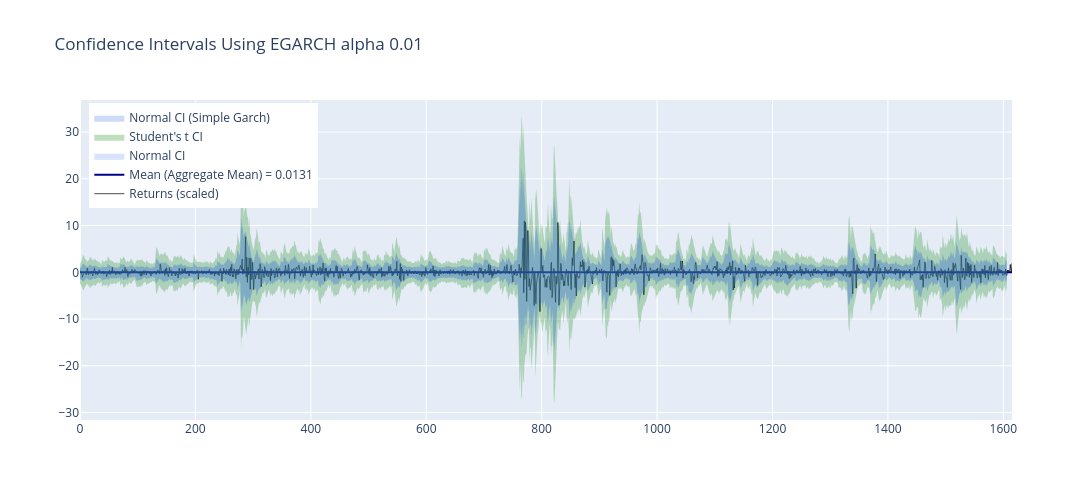

Notebook code for this chart:
### Code cell
import plotly.graph_objects as go
import numpy as np

# Create figure
fig = go.Figure()

# Add the returns line (scaled)
fig.add_trace(go.Scatter(
    x=np.arange(len(log_returns_usd_scaled)),
    y=log_returns_usd_scaled,
    mode='lines',
    name='Returns (scaled)',
    line=dict(color='black', width=1),
    opacity=0.7
))

# Add the mean line
fig.add_trace(go.Scatter(
    x=np.arange(len(simple_rolling_mean)),
    y=simple_rolling_mean,
    mode='lines',
    name=f'Mean (Aggregate Mean) = {simple_rolling_mean[0]:.4f}',
    line=dict(color='darkblue', width=2)
))

# Add Normal CI (filled area)
fig.add_trace(go.Scatter(
    x=np.arange(len(returns_usd_scaled)),
    y=ci_upper_norm,
    mode='lines',
    line=dict(width=0),
    showlegend=False,
    hoverinfo='skip'
))
fig.add_trace(go.Scatter(
    x=np.arange(len(returns_usd_scaled)),
    y=ci_lower_norm,
    mode='lines',
    line=dict(width=0),
    fillcolor='rgba(100, 149, 237, 0.25)',  # cornflowerblue with alpha
    fill='tonexty',
    name='Normal CI',
    hoverinfo='skip'
))

# Add Student's t CI (filled area)
fig.add_trace(go.Scatter(
    x=np.arange(len(returns_usd_scaled)),
    y=ci_upper_t,
    mode='lines',
    line=dict(width=0),
    showlegend=False,
    hoverinfo='skip'
))
fig.add_trace(go.Scatter(
    x=np.arange(len(returns_usd_scaled)),
    y=ci_lower_t,
    mode='lines',
    line=dict(width=0),
    fillcolor='rgba(0, 128, 0, 0.25)',  # green with alpha
    fill='tonexty',
    name="Student's t CI",
    hoverinfo='skip'
))

# Add Normal CI (Simple Garch) (filled area)
fig.add_trace(go.Scatter(
    x=np.arange(len(returns_usd_scaled)),
    y=ci_upper_simple,
    mode='lines',
    line=dict(width=0),
    showlegend=False,
    hoverinfo='skip'
))
fig.add_trace(go.Scatter(
    x=np.arange(len(returns_usd_scaled)),
    y=ci_lower_simple,
    mode='lines',
    line=dict(width=0),
    fillcolor='rgba(65, 105, 225, 0.25)',  # royalblue with alpha
    fill='tonexty',
    name='Normal CI (Simple Garch)',
    hoverinfo='skip'
))

# Update layout
fig.update_layout(
    title=f'Confidence Intervals Using EGARCH alpha {alpha}',
    width=1200,
    height=500,
    hovermode='x unified',
    legend=dict(
        yanchor="top",
        y=0.99,
        xanchor="left",
        x=0.01
    )
)

fig.show()

### Figure 1 — Plotly figure (JSON) as saved in the notebook; plotly's stock layout.template omitted (floating-point values rounded to 4 significant figures; data arrays with more than 128 entries replaced by an {"elided": "..."} marker saying what was removed)
{"data": [{"line": {"color": "black", "width": 1}, "mode": "lines", "name": "Returns (scaled)", "opacity": 0.7, "type": "scatter", "x": {"elided": "1616 int values"}, "y": {"elided": "1616 float values"}}, {"line": {"color": "darkblue", "width": 2}, "mode": "lines", "name": "Mean (Aggregate Mean) = 0.0131", "type": "scatter", "x": {"elided": "1616 int values"}, "y": {"elided": "1616 float values"}}, {"hoverinfo": "skip", "line": {"width": 0}, "mode": "lines", "showlegend": false, "type": "scatter", "x": {"elided": "1616 int values"}, "y": {"elided": "1607 float values"}}, {"fill": "tonexty", "fillcolor": "rgba(100, 149, 237, 0.25)", "hoverinfo": "skip", "line": {"width": 0}, "mode": "lines", "name": "Normal CI", "type": "scatter", "x": {"elided": "1616 int values"}, "y": {"elided": "1607 float values"}}, {"hoverinfo": "skip", "line": {"width": 0}, "mode": "lines", "showlegend": false, "type": "scatter", "x": {"elided": "1616 int values"}, "y": {"elided": "1607 float values"}}, {"fill": "tonexty", "fillcolor": "rgba(0, 128, 0, 0.25)", "hoverinfo": "skip", "line": {"width": 0}, "mode": "lines", "name": "Student's t CI", "type": "scatter", "x": {"elided": "1616 int values"}, "y": {"elided": "1607 float values"}}, {"hoverinfo": "skip", "line": {"width": 0}, "mode": "lines", "showlegend": false, "type": "scatter", "x": {"elided": "1616 int values"}, "y": {"elided": "1607 float values"}}, {"fill": "tonexty", "fillcolor": "rgba(65, 105, 225, 0.25)", "hoverinfo": "skip", "line": {"width": 0}, "mode": "lines", "name": "Normal CI (Simple Garch)", "type": "scatter", "x": {"elided": "1616 int values"}, "y": {"elided": "1607 float values"}}], "layout": {"height": 500, "hovermode": "x unified", "legend": {"x": 0.01, "xanchor": "left", "y": 0.99, "yanchor": "top"}, "title": {"text": "Confidence Intervals Using EGARCH alpha 0.01"}, "width": 1200}}
